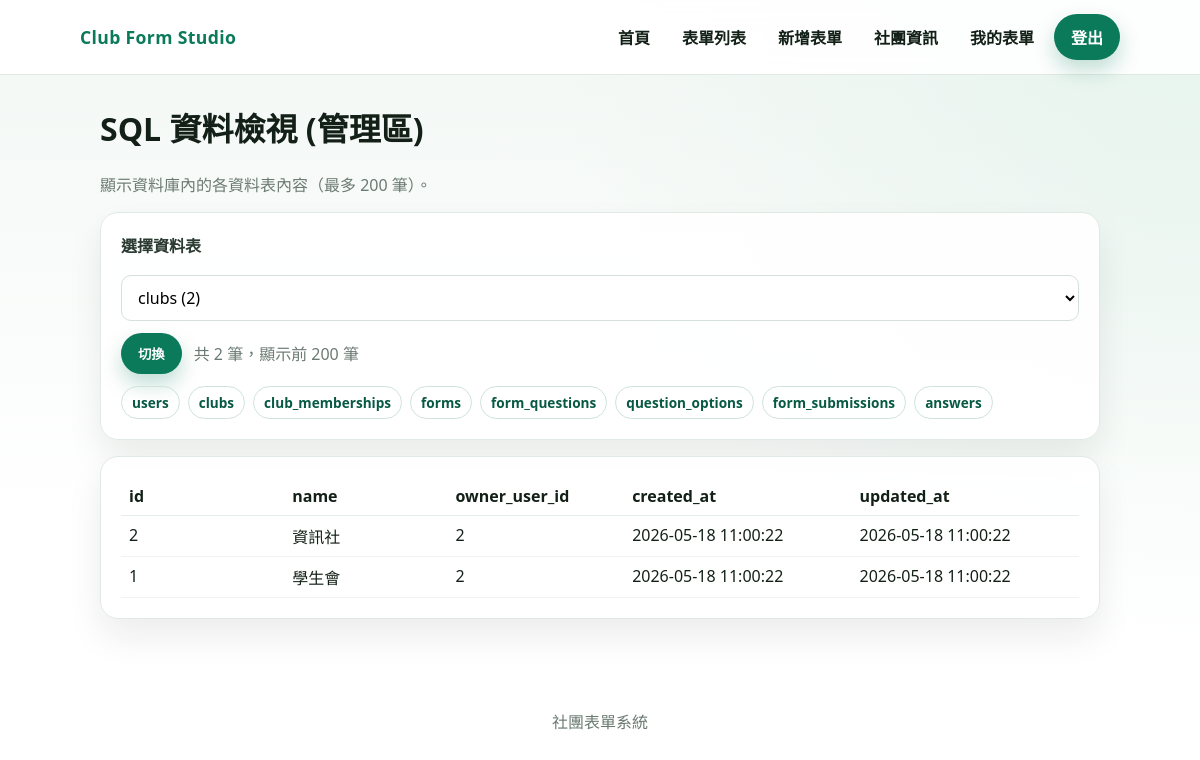
The app's page /admin/sql_view.php?table=clubs (signed in) with its own data.
### tables this page shows
CREATE TABLE clubs (
    id INT PRIMARY KEY AUTO_INCREMENT,
    name VARCHAR(100) UNIQUE NOT NULL,
    owner_user_id INT NOT NULL COMMENT '社團持有人（建立者）',
    created_at TIMESTAMP DEFAULT CURRENT_TIMESTAMP,
    updated_at TIMESTAMP DEFAULT CURRENT_TIMESTAMP ON UPDATE CURRENT_TIMESTAMP,
    FOREIGN KEY (owner_user_id) REFERENCES users(id) ON DELETE RESTRICT,
    INDEX idx_owner (owner_user_id)
);

### admin/sql_view.php (the view, shortened to what this page needs)
<?php
$errors = [];
$allowed_tables = [
  'users',
  'clubs',
  'club_memberships',
  'forms',
  'form_questions',
  'question_options',
  'form_submissions',
  'answers'
];
$selected = isset($_GET['table']) ? $_GET['table'] : $allowed_tables[0];
$counts = [];
$columns = [];
$rows = [];
$total_rows = 0;
try {
  $pdo = get_db();
  foreach ($allowed_tables as $table) {
    $counts[$table] = (int) $pdo->query('SELECT COUNT(*) FROM `' . $table . '`')->fetchColumn();
  }
  $desc = $pdo->query('DESCRIBE `' . $selected . '`')->fetchAll();
  foreach ($desc as $col) {
    $columns[] = $col['Field'];
  }
  $total_rows = isset($counts[$selected]) ? $counts[$selected] : 0;
  $order_sql = in_array('id', $columns, true) ? ' ORDER BY `id` DESC' : '';
  $stmt = $pdo->query('SELECT * FROM `' . $selected . '`' . $order_sql . ' LIMIT 200');
  $rows = $stmt->fetchAll();
} catch (Throwable $e) {
  $errors[] = '資料庫讀取失敗，請稍後再試。';
}
?>
<!doctype html>
<html lang="zh-Hant">
  <head>
    <link rel="stylesheet" href="/group_41/css/app.css" />
  </head>
  <body>
    <?php require __DIR__ . '/../includes/header.php'; ?>
    <main class="section">
      <div class="container">
        <h1>SQL 資料檢視 (管理區)</h1>
        <p class="muted">顯示資料庫內的各資料表內容（最多 200 筆）。</p>
        <?php if (!empty($errors)) : ?>
          <div class="error">
            <ul>
              <?php foreach ($errors as $e) : ?>
                <li><?php echo htmlspecialchars($e); ?></li>
              <?php endforeach; ?>
            </ul>
          </div>
        <?php else : ?>
          <div class="panel" style="padding: 20px; margin-bottom: 16px">
            <form method="get" action="/group_41/admin/sql_view.php" style="display: flex; gap: 12px; flex-wrap: wrap; align-items: center">
              <label for="table">選擇資料表</label>
              <select id="table" name="table">
                <?php foreach ($allowed_tables as $table) : ?>
                  <option value="<?php echo htmlspecialchars($table); ?>" <?php echo $table === $selected ? 'selected' : ''; ?>>
                    <?php echo htmlspecialchars($table); ?> (<?php echo number_format($counts[$table] ?? 0); ?>)
                  </option>
                <?php endforeach; ?>
              </select>
              <button class="btn btn-primary" type="submit">切換</button>
              <span class="muted">共 <?php echo number_format($total_rows); ?> 筆，顯示前 200 筆</span>
            </form>
            <div style="margin-top: 12px; display: flex; gap: 8px; flex-wrap: wrap">
              <?php foreach ($allowed_tables as $table) : ?>
                <a class="btn btn-ghost btn-small" href="/group_41/admin/sql_view.php?table=<?php echo urlencode($table); ?>">
                  <?php echo htmlspecialchars($table); ?>
                </a>
              <?php endforeach; ?>
            </div>
          </div>
          <div class="panel" style="padding: 20px; overflow: auto">
            <?php if (empty($columns)) : ?>
              <p class="muted">找不到資料欄位。</p>
            <?php elseif (empty($rows)) : ?>
              <p class="muted">目前沒有資料。</p>
            <?php else : ?>
              <table style="width: 100%; border-collapse: collapse">
                <thead>
                  <tr>
                    <?php foreach ($columns as $col) : ?>
                      <th style="text-align: left; padding: 8px; border-bottom: 1px solid #e4efe8; white-space: nowrap">
                        <?php echo htmlspecialchars($col); ?>
                      </th>
                    <?php endforeach; ?>
                  </tr>
                </thead>
                <tbody>
                  <?php foreach ($rows as $row) : ?>
                    <tr>
                      <?php foreach ($columns as $col) : ?>
                        <?php
                          $value = isset($row[$col]) ? $row[$col] : '';
                        ?>
                        <td style="padding: 8px; border-bottom: 1px solid #f0f4f1; vertical-align: top; min-width: 120px">
                          <?php echo nl2br(htmlspecialchars((string) $value)); ?>
                        </td>
                      <?php endforeach; ?>
                    </tr>
                  <?php endforeach; ?>
                </tbody>
              </table>
            <?php endif; ?>
          </div>
        <?php endif; ?>
      </div>
    </main>
    <footer class="footer container">社團表單系統</footer>
  </body>
</html>
<?php
exit();

### css/app.css (style rules this page uses)
:root { --bg: #f2f7f4; --bg-soft: #e9f1ed; --card: #ffffff; --text: #132017; --muted: #6b7a72; --brand: #0b7a5a; --brand-strong: #085944; --accent: #f5b357; --border: #e0e9e3; --shadow: 0 18px 35px rgba(10, 24, 18, 0.08); --radius: 18px; --radius-sm: 12px; }
* { box-sizing: border-box; }
body { margin: 0; font-family: "Noto Sans TC", "IBM Plex Sans Thai", "Segoe UI", sans-serif; color: var(--text); background: radial-gradient( circle at top right, #e7f4ee 0%, rgba(231, 244, 238, 0) 45% ), linear-gradient(180deg, var(--bg) 0%, #ffffff 65%); min-height: 100vh; }
a { color: inherit; text-decoration: none; }
.container { max-width: 1040px; margin: 0 auto; padding: 0 20px; }
.btn { display: inline-flex; align-items: center; justify-content: center; gap: 6px; padding: 10px 16px; border-radius: 999px; font-weight: 600; border: 1px solid transparent; transition: transform 0.2s ease, box-shadow 0.2s ease, background 0.2s ease, color 0.2s ease; }
.btn-primary { background: var(--brand); color: #ffffff; box-shadow: 0 10px 20px rgba(11, 122, 90, 0.25); }
.btn-ghost { background: transparent; color: var(--brand-strong); border-color: #cfe3da; }
.panel { background: rgba(255, 255, 255, 0.92); border-radius: var(--radius); border: 1px solid var(--border); box-shadow: var(--shadow); }
.section { padding: 8px 0 64px; }
.muted { color: var(--muted); }
label { display: block; margin-bottom: 6px; font-weight: 600; color: #2a3a31; }
input, select, textarea { width: 100%; padding: 10px 12px; border: 1px solid #d4e0d9; border-radius: 10px; background: #ffffff; font: inherit; }
.btn-small { padding: 6px 10px; font-size: 0.85rem; }
.footer { padding: 26px 0 40px; text-align: center; color: var(--muted); }

### records on screen
clubs: id "2", name "資訊社", owner_user "2", created_at "2026-05-18 11:00:22", updated_at "2026-05-18 11:00:22"
clubs: id "1", name "學生會", owner_user "2", created_at "2026-05-18 11:00:22", updated_at "2026-05-18 11:00:22"

### other values on screen
$total_rows "2"
$table "users"
$table "clubs"
$table "club_memberships"
$table "forms"
$table "form_questions"
$table "question_options"
$table "form_submissions"
$table "answers"
$col "id"
$col "name"
$col "owner_user_id"
$col "created_at"
$col "updated_at"
form field table "clubs (2)"
